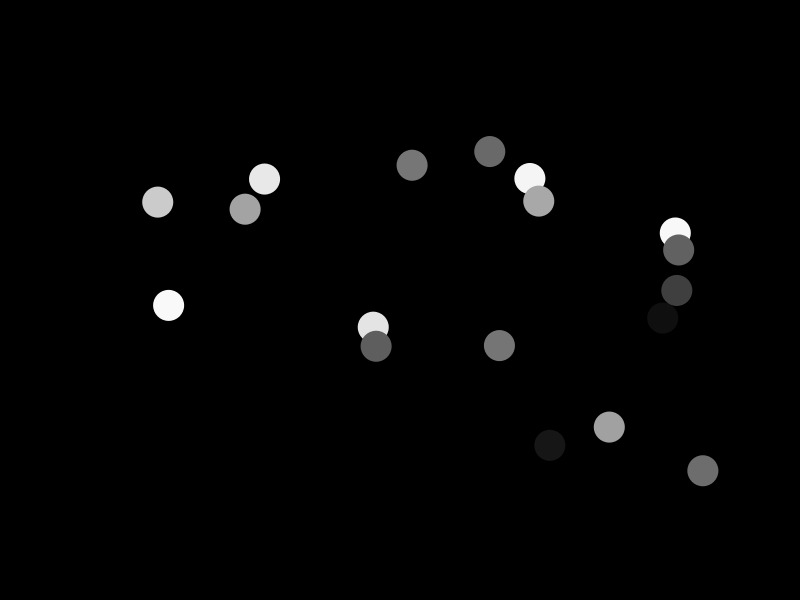
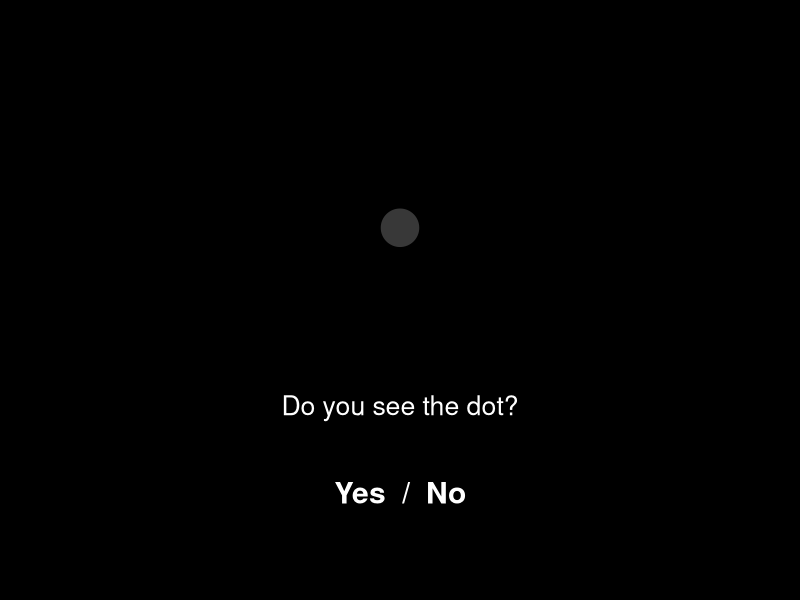
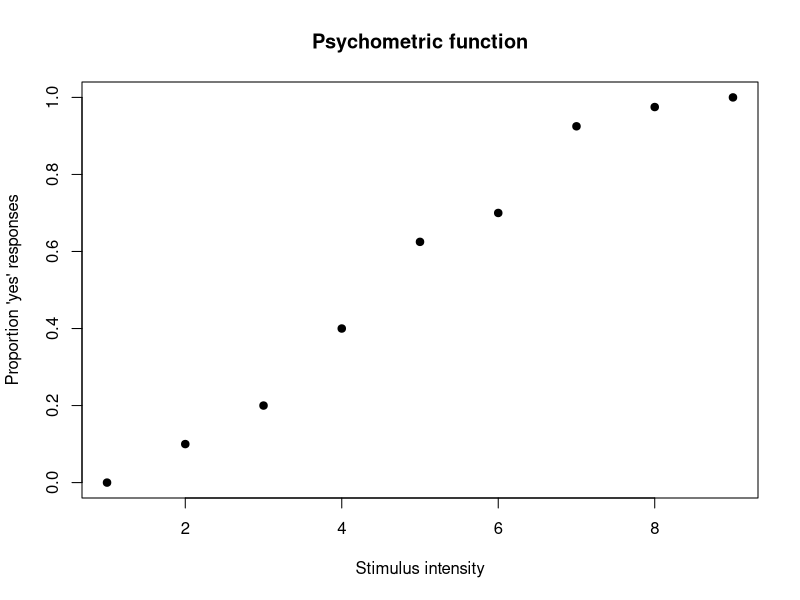
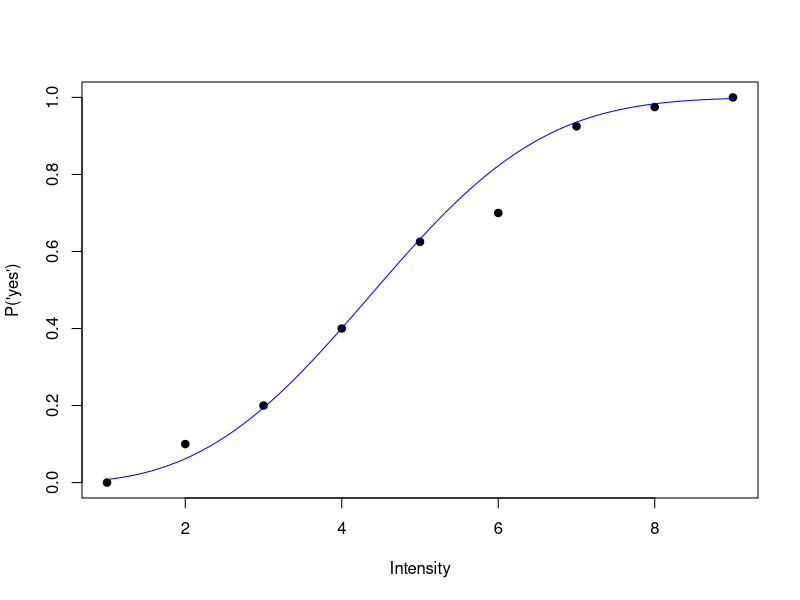
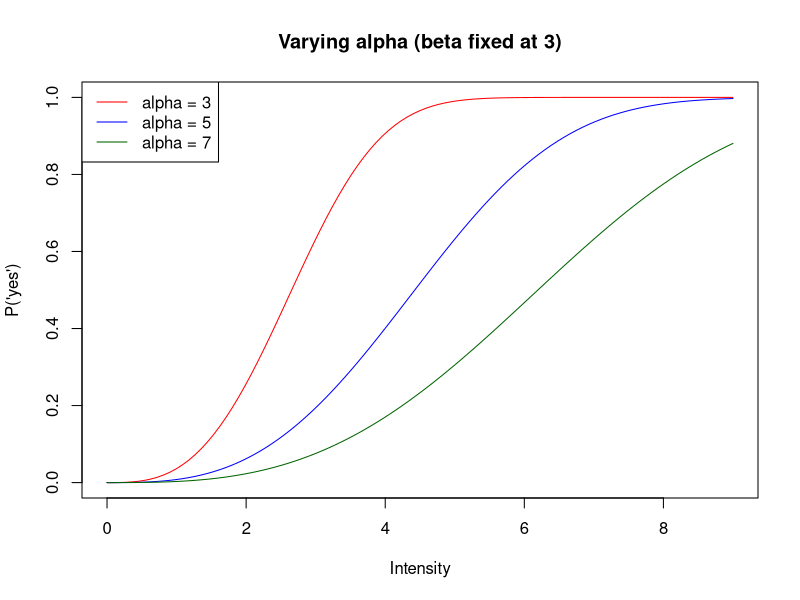
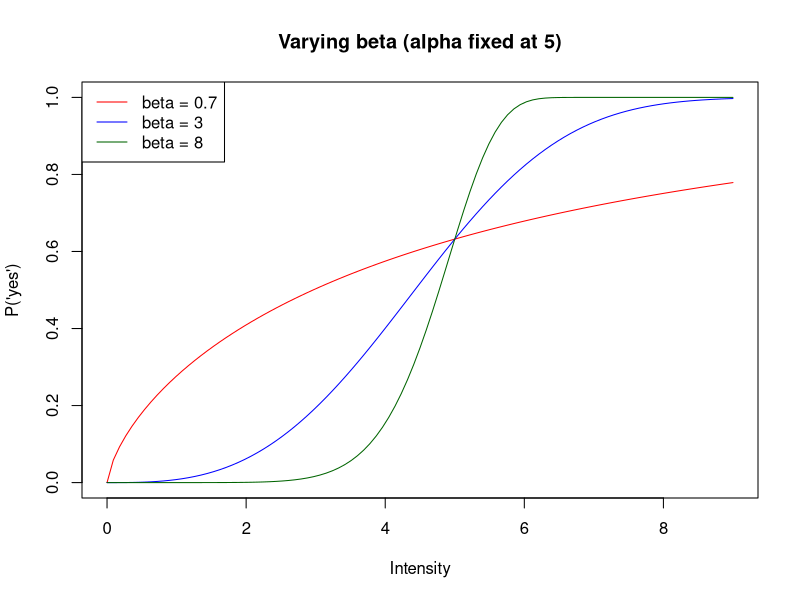
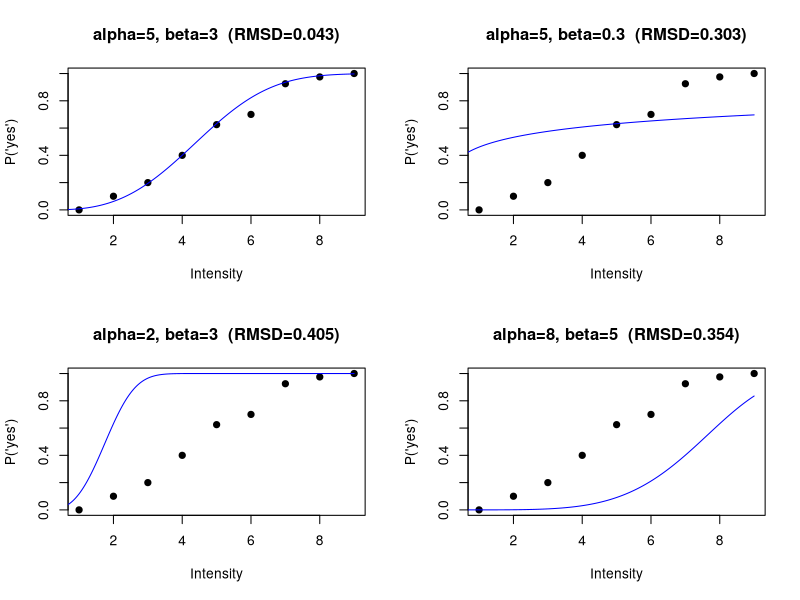

Write R code to recreate these figures, in order. (Note: this script raises an error after producing the figures.)
## ---- chunk 1
#| echo: false
set.seed(42)
n_spots <- 18
spot_x <- runif(n_spots, 0.5, 9.5)
spot_y <- runif(n_spots, 0.3, 1.7)
spot_brightness <- runif(n_spots, 0.05, 1)

old_par <- par(bg = "black", mar = c(2, 1, 3, 1))
plot(1, type = "n", xlim = c(0, 10), ylim = c(0, 2), axes = FALSE, xlab = "", ylab = "")
points(spot_x, spot_y, pch = 19, cex = 4, col = gray(spot_brightness))
par(old_par)
## ---- chunk 2
#| echo: false
old_par <- par(bg = "black", mar = c(2, 1, 2, 1))
plot(1, type = "n", xlim = c(0, 2), ylim = c(0, 2), axes = FALSE, xlab = "", ylab = "")
points(1, 1.3, pch = 19, cex = 5, col = gray(0.22))
text(1, 0.55, "Do you see the dot?", col = "white", cex = 1.6)
text(1, 0.2, "Yes  /  No", col = "white", cex = 1.8, font = 2)
par(old_par)
## ---- chunk 3
intensity <- 1:9
n_trials <- rep(40, 9)
n_yes <- c(0, 4, 8, 16, 25, 28, 37, 39, 40)
prop_yes <- n_yes / n_trials

data <- data.frame(intensity, n_yes, n_trials, prop_yes)
data
## ---- chunk 4
plot(data$intensity, data$prop_yes, pch = 19,
     xlab = "Stimulus intensity",
     ylab = "Proportion 'yes' responses",
     ylim = c(0, 1), main = "Psychometric function")
## ---- chunk 5
psychometric_model <- function(alpha, beta, x) {
  y <- rep(0, length(x))
  valid <- x >= 0
  y[valid] <- 1 - exp(-(x[valid] / alpha)^beta)
  y
}
## ---- chunk 6
plot(data$intensity, data$prop_yes, pch = 19, ylim = c(0, 1),
     xlab = "Intensity", ylab = "P('yes')")
curve(psychometric_model(5, 3, x), add = TRUE, col = "blue")
## ---- chunk 7
curve(psychometric_model(3, 3, x), from = 0, to = 9, ylim = c(0, 1), col = "red",
      xlab = "Intensity", ylab = "P('yes')", main = "Varying alpha (beta fixed at 3)")
curve(psychometric_model(5, 3, x), add = TRUE, col = "blue")
curve(psychometric_model(7, 3, x), add = TRUE, col = "darkgreen")
legend("topleft", legend = c("alpha = 3", "alpha = 5", "alpha = 7"),
       col = c("red", "blue", "darkgreen"), lty = 1)
## ---- chunk 8
curve(psychometric_model(5, 0.7, x), from = 0, to = 9, ylim = c(0, 1), col = "red",
      xlab = "Intensity", ylab = "P('yes')", main = "Varying beta (alpha fixed at 5)")
curve(psychometric_model(5, 3, x), add = TRUE, col = "blue")
curve(psychometric_model(5, 8, x), add = TRUE, col = "darkgreen")
legend("topleft", legend = c("beta = 0.7", "beta = 3", "beta = 8"),
       col = c("red", "blue", "darkgreen"), lty = 1)
## ---- chunk 9
rmsd <- function(params, data) {
  alpha <- params[1]
  beta <- params[2]
  predicted <- psychometric_model(alpha, beta, data$intensity)
  sqrt(mean((data$prop_yes - predicted)^2))
}

rmsd(c(3, 0.5), data)   # a bad-ish guess
rmsd(c(5, 3), data)     # a better guess
## ---- chunk 10
#| fig-width: 10
#| fig-height: 8
candidates <- list(c(alpha = 5, beta = 3), c(alpha = 5, beta = 0.3),
                    c(alpha = 2, beta = 3), c(alpha = 8, beta = 5))

par(mfrow = c(2, 2))
for (cand in candidates) {
  pred_curve <- psychometric_model(cand["alpha"], cand["beta"], seq(0, 9, length.out = 200))
  r <- round(rmsd(cand, data), 3)
  plot(data$intensity, data$prop_yes, pch = 19, ylim = c(0, 1),
       xlab = "Intensity", ylab = "P('yes')",
       main = paste0("alpha=", cand["alpha"], ", beta=", cand["beta"], "  (RMSD=", r, ")"))
  lines(seq(0, 9, length.out = 200), pred_curve, col = "blue")
}
par(mfrow = c(1, 1))
## ---- chunk 11
#| echo: false
ojs_define(data_ojs = data)
## ---- chunk 12
alpha_vals <- seq(1, 9, length.out = 100)
beta_vals <- seq(0.1, 6, length.out = 100)
grid <- expand.grid(alpha = alpha_vals, beta = beta_vals)

grid$rmsd <- apply(grid, 1, function(row) rmsd(row, data))

dim(grid)
head(grid, 10)
## ---- chunk 13
best <- grid[which.min(grid$rmsd), ]
best
## ---- chunk 14
library(lattice)
cost_palette <- colorRampPalette(c("white", "steelblue", "midnightblue"))(100)
levelplot(rmsd ~ alpha * beta, data = grid,
          main = "RMSD across parameter combinations",
          xlab = "alpha (scale)", ylab = "beta (shape)",
          col.regions = cost_palette)
## ---- chunk 15
#| echo: false
triangle <- rbind(c(2, 1), c(3, 0.3), c(1.5, 3))
n_steps <- 7
triangle_history <- vector("list", n_steps)
triangle_history[[1]] <- triangle

for (step in 2:n_steps) {
  costs <- apply(triangle, 1, function(p) rmsd(p, data))
  worst <- which.max(costs)
  centroid <- colMeans(triangle[-worst, , drop = FALSE])
  reflected <- centroid + (centroid - triangle[worst, ])
  reflected_cost <- rmsd(reflected, data)
  if (reflected_cost < costs[worst]) {
    triangle[worst, ] <- reflected           # reflection improved things -- accept it
  } else {
    triangle[worst, ] <- centroid + 0.5 * (triangle[worst, ] - centroid)  # otherwise, contract instead
  }
  triangle_history[[step]] <- triangle
}

rmsd_matrix <- matrix(grid$rmsd, nrow = length(alpha_vals), ncol = length(beta_vals))
cost_palette <- colorRampPalette(c("white", "steelblue", "midnightblue"))(100)
image(alpha_vals, beta_vals, rmsd_matrix, col = cost_palette,
      xlab = "alpha (scale)", ylab = "beta (shape)",
      main = "A simplex tumbling downhill on the real RMSD landscape")
contour(alpha_vals, beta_vals, rmsd_matrix, add = TRUE, nlevels = 8)

step_colors <- colorRampPalette(c("black", "red"))(n_steps)
for (step in 1:n_steps) {
  tri <- triangle_history[[step]]
  polygon(tri[, 1], tri[, 2], border = step_colors[step], lwd = 2)
}
legend("topright", legend = c("Step 1 (black)", paste0("Step ", n_steps, " (red)")),
       col = c("black", "red"), lty = 1, lwd = 2, bg = "white")
## ---- chunk 16
fit_rmsd <- optim(
  par = c(alpha = 4, beta = 1),
  fn = rmsd,
  data = data
)
fit_rmsd$par
fit_rmsd$value
## ---- chunk 17
#| echo: false
toy_cost <- function(x, y) (x - 3)^2 + (y + 1)^2 + 15 * sin(x) * cos(y)

x_vals <- seq(-6, 10, length.out = 100)
y_vals <- seq(-6, 6, length.out = 100)
toy_grid <- expand.grid(x = x_vals, y = y_vals)
toy_grid$cost <- with(toy_grid, toy_cost(x, y))

levelplot(cost ~ x * y, data = toy_grid, main = "A landscape with multiple valleys")
## ---- chunk 18
rbinom(1, size = 40, prob = 0.8)  # parameters -> simulated data
## ---- chunk 19
dbinom(32, size = 40, prob = 0.8)  # data + parameters -> probability
## ---- chunk 20
detected <- c(1, 0, 1, 1, 0, 1, 1, 1, 0, 1)  # 10 presentations, 7 "yes"
sum(detected)
## ---- chunk 21
dbinom(sum(detected), size = 10, prob = 0.5)
dbinom(sum(detected), size = 10, prob = 0.7)
## ---- chunk 22
p_vals <- seq(0.01, 0.99, by = 0.01)
likelihood <- sapply(p_vals, function(p) dbinom(sum(detected), 10, p))

plot(p_vals, likelihood, type = "l",
     xlab = "Candidate p", ylab = "Likelihood of observed data")
p_vals[which.max(likelihood)]
## ---- chunk 23
cand_good <- c(5, 3)     # a good-fitting guess
cand_bad  <- c(2, 0.5)   # a clearly poor-fitting guess

lik_good <- dbinom(data$n_yes, data$n_trials,
                    psychometric_model(cand_good[1], cand_good[2], data$intensity))
lik_bad  <- dbinom(data$n_yes, data$n_trials,
                    psychometric_model(cand_bad[1], cand_bad[2], data$intensity))

barplot(rbind(lik_good, lik_bad), beside = TRUE, names.arg = data$intensity,
        col = c("darkgreen", "red"), xlab = "Intensity",
        ylab = "Probability of the observed count",
        legend.text = c("Good-fitting alpha,beta", "Poor-fitting alpha,beta"))
## ---- chunk 24
loglik_good <- sum(log(lik_good))
loglik_bad  <- sum(log(lik_bad))

barplot(c("Good-fitting alpha,beta" = loglik_good, "Poor-fitting alpha,beta" = loglik_bad),
        ylab = "Total log-likelihood",
        col = c("darkgreen", "red"))
## ---- chunk 25
nll <- function(params, data) {
  alpha <- params[1]; beta <- params[2]
  predicted <- psychometric_model(alpha, beta, data$intensity)
  predicted <- pmin(pmax(predicted, 1e-6), 1 - 1e-6)
  -sum(dbinom(data$n_yes, data$n_trials, predicted, log = TRUE))
}
## ---- chunk 26
fit_mle <- optim(par = c(alpha = 4, beta = 1), fn = nll, data = data)
fit_mle$par
fit_rmsd$par
